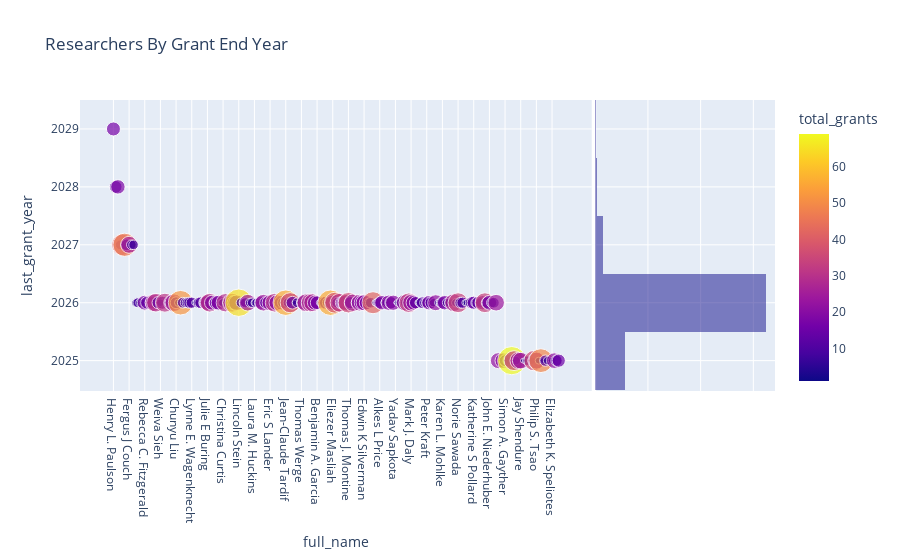

The cell this chart's notebook holds for it:
### Code cell
px.scatter(temp2, 
           x="full_name", y="last_grant_year", 
           hover_name="full_name", 
           size="total_grants",
           color="total_grants",
           hover_data=['total_funding', 'total_grants', 'last_grant_year', 'citations_mean', 'altmetric_mean', 'last_pub_year'], 
           height=600,
           marginal_y="histogram",  title="Researchers By Grant End Year")

### Figure 1 — Plotly figure (JSON) as saved in the notebook; plotly's stock layout.template omitted (floating-point values rounded to 4 significant figures; data arrays with more than 128 entries replaced by an {"elided": "..."} marker saying what was removed)
{"data": [{"customdata": {"elided": "200x5 float values"}, "hovertemplate": "<b>%{hovertext}</b><br><br>full_name=%{x}<br>last_grant_year=%{y}<br>total_grants=%{marker.color}<br>total_funding=%{customdata[0]}<br>citations_mean=%{customdata[2]}<br>altmetric_mean=%{customdata[3]}<br>last_pub_year=%{customdata[4]}<extra></extra>", "hovertext": {"elided": "200 str values"}, "legendgroup": "", "marker": {"color": {"elided": "200 int values"}, "coloraxis": "coloraxis", "size": {"elided": "200 int values"}, "sizemode": "area", "sizeref": 0.1725, "symbol": "circle"}, "mode": "markers", "name": "", "orientation": "v", "showlegend": false, "type": "scatter", "x": {"elided": "200 str values"}, "xaxis": "x", "y": {"elided": "200 int values"}, "yaxis": "y"}, {"alignmentgroup": "True", "bingroup": "y", "hovertemplate": "last_grant_year=%{y}<br>count=%{x}<extra></extra>", "legendgroup": "", "marker": {"color": "#0d0887"}, "name": "", "offsetgroup": "", "opacity": 0.5, "showlegend": false, "type": "histogram", "xaxis": "x2", "y": {"elided": "200 int values"}, "yaxis": "y2"}], "layout": {"autosize": true, "barmode": "overlay", "coloraxis": {"colorbar": {"title": {"text": "total_grants"}}, "colorscale": [[0, "#0d0887"], [0.1111, "#46039f"], [0.2222, "#7201a8"], [0.3333, "#9c179e"], [0.4444, "#bd3786"], [0.5556, "#d8576b"], [0.6667, "#ed7953"], [0.7778, "#fb9f3a"], [0.8889, "#fdca26"], [1, "#f0f921"]]}, "legend": {"itemsizing": "constant", "tracegroupgap": 0}, "title": {"text": "Researchers By Grant End Year"}, "xaxis": {"anchor": "y", "autorange": true, "domain": [0, 0.7363], "range": [-13.59, 212.4], "title": {"text": "full_name"}, "type": "category"}, "xaxis2": {"anchor": "y2", "autorange": true, "domain": [0.7413, 1], "matches": "x2", "range": [0, 170.5], "showgrid": true, "showline": false, "showticklabels": false, "ticks": ""}, "yaxis": {"anchor": "x", "autorange": true, "domain": [0, 1], "range": [2024.0, 2030.0], "title": {"text": "last_grant_year"}, "type": "linear"}, "yaxis2": {"anchor": "x2", "autorange": true, "domain": [0, 1], "matches": "y", "range": [2024.0, 2030.0], "showgrid": true, "showticklabels": false, "type": "linear"}}}
